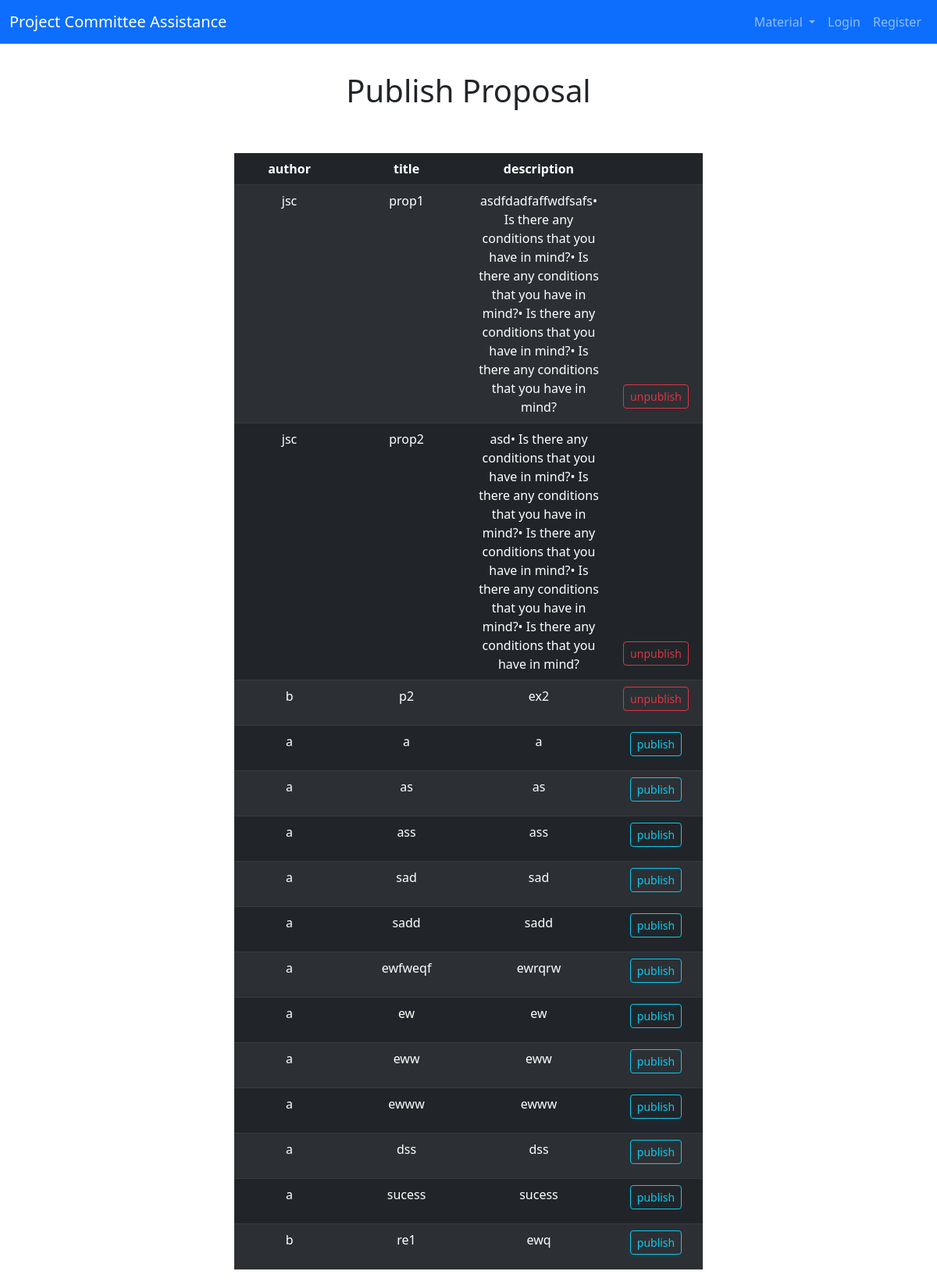
The app's page /publish_proposal, older data.
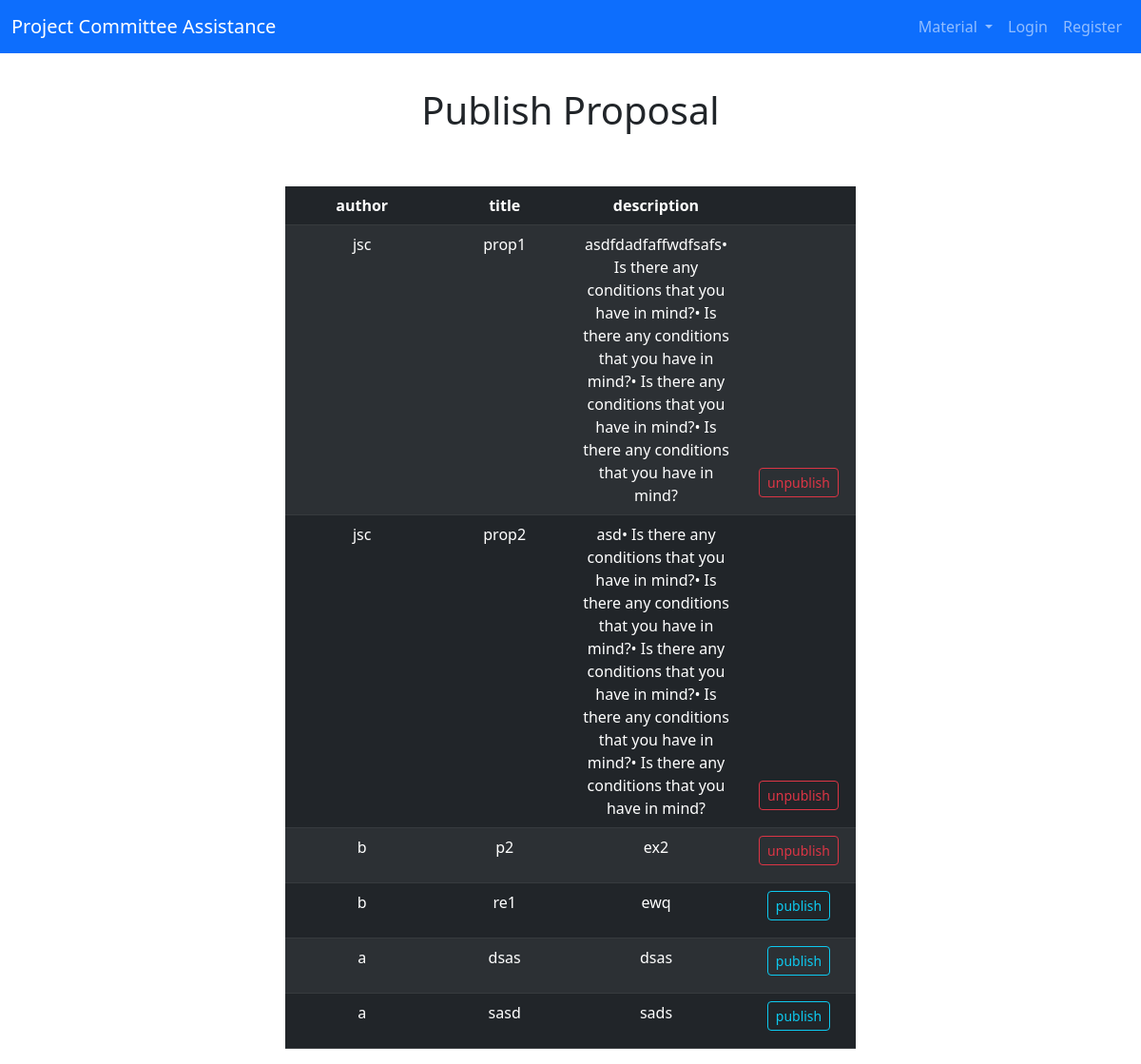
The same page, newer data.
### app/models.py (models this page shows, shortened)
class User(UserMixin,db.Model):
    id = db.Column(db.Integer, primary_key=True)
    username = db.Column(db.String(64), index=True, unique=True, nullable=False)
    email = db.Column(db.String(120), index=True, unique=True, nullable=False)
    password_hash = db.Column(db.String(128), nullable=False)
    admin = db.Column(db.Boolean, default=False)
    faculty = db.Column(db.Boolean, default=False)
    student = db.Column(db.Boolean, default=False)
    leader = db.Column(db.Boolean, default=False)
    sId = db.Column(db.Integer)
    gpa = db.Column(db.Float)
    member = db.Column(db.Integer, db.ForeignKey('group.id'))
    author = db.relationship('Proposal', backref='user', lazy=True)

class Proposal(db.Model):
    id = db.Column(db.Integer, primary_key=True,)
    title = db.Column(db.String(64), index=True, unique=True, nullable=False)
    desc = db.Column(db.String(2064), index=True, nullable=False)
    published = db.Column(db.Boolean, default=False)
    owned = db.Column(db.Boolean, default=False)
    author = db.Column(db.Integer, db.ForeignKey('user.id'))
    holder = db.Column(db.Integer, db.ForeignKey('group.id'))

### app/routes.py (the view)
@app.route('/publish_proposal', methods=['GET', 'POST'])
def publishProposal():
    if not isinstance(dateRank, str):
        if dateRank < date.today():
            flash('deadline has passed!','danger')
            return redirect(url_for('index'))
    proposals = Proposal.query.filter_by()
    authors = []
    for proposal in proposals:
        user = User.query.filter_by(id = proposal.author).first()
        authors.append(user.username)
    authors.reverse()
    return render_template("publish_proposal.html", title='Publish Proposal', proposals = proposals, authors = authors)

### app/templates/publish_proposal.html
{% extends "base.html" %}
{% block content %}
<h1 class="d-flex aligns-items-center justify-content-center header" style= "margin-top: 3%;">Publish Proposal</h1>
<br>
<br>
<div class="text-center" style="margin-left : 25% ;width: 50%;">
    <table class="table d-table table-dark table-striped">
        <thead>
            <tr>
            <th scope="col">author</th>
            <th scope="col">title</th>
            <th scope="col">description</th>
            <th scope="col" style="width: 20%;"></th>
            </tr>
        </thead>
        <tbody>
            {% for proposal in proposals %}
            <tr>
                <td>{{ authors.pop() }}</td>
                <td>{{ proposal.title }}</td>
                <td style="width: 30%; word-break: break-word;">{{ proposal.desc }}</td>
                {%if not proposal.published %}
                <td style="vertical-align: bottom;">
                    <a href="{{ url_for('publishProposals', id=proposal.id) }}" class="btn btn-outline-info btn-sm" style="margin-bottom: 10px;">publish</a>
                </td>
                {% else %}
                <td style="vertical-align: bottom;">
                    <a href="{{ url_for('publishProposals', id=proposal.id) }}" class="btn btn-outline-danger btn-sm" style="margin-bottom: 10px;">unpublish</a>
                </td>
                {% endif %}
            </tr>
            {% endfor %}
        </tbody>
    </table>
    </div>
{% endblock %}

### app/templates/base.html (shortened to what this page needs)
<!DOCTYPE html>
<html>
    <head>
        <link href="https://cdn.jsdelivr.net/npm/bootstrap@5.3.0-alpha1/dist/css/bootstrap.min.css" rel="stylesheet">
    </head>
    <body>
        <nav class="navbar navbar-expand-lg navbar-dark bg-primary">
            <div class="container-fluid">
              <a class="navbar-brand" href="{{ url_for('index') }}">Project Committee Assistance</a>
              <div class="collapse navbar-collapse" id="navbarSupportedContent">
                <ul class="navbar-nav ms-auto mb-2 mb-lg-0">
                  <li class="nav-item dropdown">
                    <a class="nav-link dropdown-toggle" href="#" role="button" data-bs-toggle="dropdown" aria-expanded="false">
                      Material
                    </a>
                  </li>
                  {% if current_user.is_anonymous %}
                  <li class="nav-item">
                    <a class="nav-link" href="{{ url_for('loginChoice') }}" >Login</a>
                  </li>
                  <li class="nav-item">
                    <a class="nav-link" href="{{ url_for('registerChoice') }}" >Register</a>
                  </li>
                {% endif %}
                </ul>
              </div>
            </div>
          </nav>
        {% block content %}{% endblock %}
    </body>
</html>

Row changes from the older to the newer data that the page shows:
removed Proposal: pop "a", title "a", desc "a"
removed Proposal: pop "a", title "as", desc "as"
removed Proposal: pop "a", title "ass", desc "ass"
removed Proposal: pop "a", title "sad", desc "sad"
removed Proposal: pop "a", title "sadd", desc "sadd"
removed Proposal: pop "a", title "ewfweqf", desc "ewrqrw"
removed Proposal: pop "a", title "ew", desc "ew"
removed Proposal: pop "a", title "eww", desc "eww"
removed Proposal: pop "a", title "ewww", desc "ewww"
removed Proposal: pop "a", title "dss", desc "dss"
removed Proposal: pop "a", title "sucess", desc "sucess"
added Proposal: pop "a", title "dsas", desc "dsas"
added Proposal: pop "a", title "sasd", desc "sads"
